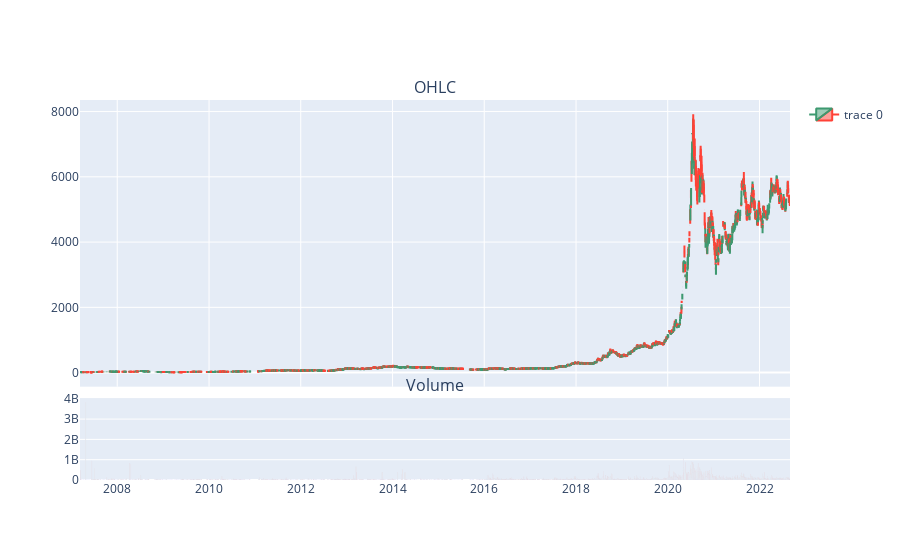

Notebook cell for this chart:
### Markdown cell above
# Candel Plot

### Code cell
fig = make_subplots(
    rows = 2, 
    cols = 1, 
    shared_xaxes = True, 
    vertical_spacing = 0.03, 
    subplot_titles = ('OHLC', 'Volume'), 
    row_width = [0.2, 0.7]
)

fig.add_trace(
    go.Candlestick(
        x = foladHist['date'],
        open = foladHist['open'],
        high = foladHist['high'],
        low = foladHist['low'],
        close = foladHist['adjClose']
    ),
    row = 1, col = 1
)

fig.add_trace(
    go.Bar(
        x = foladHist['date'],
        y = foladHist['volume'], 
        showlegend = False
        ),
        row = 2, col = 1
)
fig.update(layout_xaxis_rangeslider_visible = False)
fig.show()

### Figure 1 — Plotly figure (JSON) as saved in the notebook; plotly's stock layout.template omitted (floating-point values rounded to 4 significant figures; data arrays with more than 128 entries replaced by an {"elided": "..."} marker saying what was removed)
{"data": [{"close": {"elided": "3407 int values"}, "high": {"elided": "3407 int values"}, "low": {"elided": "3407 int values"}, "open": {"elided": "3407 int values"}, "type": "candlestick", "x": {"elided": "3407 str values"}, "xaxis": "x", "yaxis": "y"}, {"showlegend": false, "type": "bar", "x": {"elided": "3407 str values"}, "xaxis": "x2", "y": {"elided": "3407 int values"}, "yaxis": "y2"}], "layout": {"annotations": [{"font": {"size": 16}, "showarrow": false, "text": "OHLC", "x": 0.5, "xanchor": "center", "xref": "paper", "y": 1, "yanchor": "bottom", "yref": "paper"}, {"font": {"size": 16}, "showarrow": false, "text": "Volume", "x": 0.5, "xanchor": "center", "xref": "paper", "y": 0.2156, "yanchor": "bottom", "yref": "paper"}], "xaxis": {"anchor": "y", "domain": [0, 1], "matches": "x2", "rangeslider": {"visible": false}, "showticklabels": false}, "xaxis2": {"anchor": "y2", "domain": [0, 1]}, "yaxis": {"anchor": "x", "domain": [0.2456, 1]}, "yaxis2": {"anchor": "x2", "domain": [0, 0.2156]}}}
